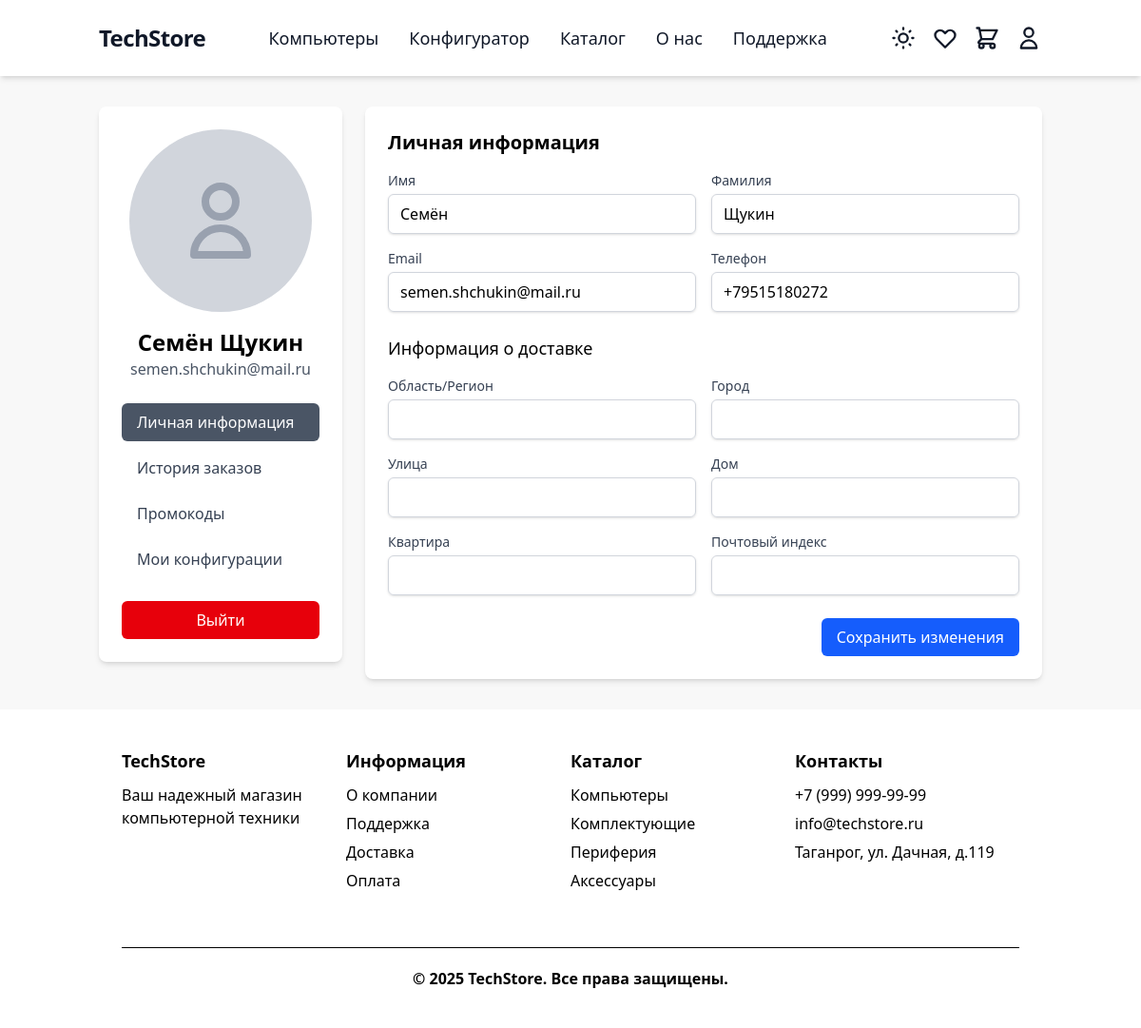
/users/profile/ (signed in), run on the app's committed database.
### users/models.py (models this page shows, shortened)
class CustomUser(AbstractUser):
    username = None
    email = models.EmailField(_('email address'), unique=True)
    first_name = models.CharField(_('first name'), max_length=150)
    last_name = models.CharField(_('last name'), max_length=150)
    phone = models.CharField(_('phone number'), max_length=20)
    delivery_region = models.CharField(_('region'), max_length=100, blank=True)
    delivery_city = models.CharField(_('city'), max_length=100, blank=True)
    delivery_street = models.CharField(_('street'), max_length=100, blank=True)
    delivery_house = models.CharField(_('house'), max_length=20, blank=True)
    delivery_apartment = models.CharField(_('apartment'), max_length=20, blank=True)
    delivery_postal_code = models.CharField(_('postal code'), max_length=20, blank=True)
    USERNAME_FIELD = 'email'
    REQUIRED_FIELDS = ['phone', 'first_name', 'last_name']
    objects = CustomUserManager()
    class Meta:
        verbose_name = _('user')
        verbose_name_plural = _('users')

### users/views.py (the view)
# urls.py: path('profile/', views.profile_view, name='profile'),
@login_required
def profile_view(request):
    if request.method == 'POST':
        form = UserUpdateForm(request.POST, instance=request.user)
        if form.is_valid():
            form.save()
            messages.success(request, 'Профиль обновлен!')
            return redirect('users:profile')
    else:
        form = UserUpdateForm(instance=request.user)
    return render(request, 'users/profile.html', {
        'form': form,
        'user': request.user
    })

### users/forms.py
class UserUpdateForm(forms.ModelForm):
    class Meta:
        model = User
        fields = ['email', 'first_name', 'last_name', 'phone',
                 'delivery_region', 'delivery_city', 'delivery_street',
                 'delivery_house', 'delivery_apartment', 'delivery_postal_code']
        labels = {
            'email': _('Email'),
            'first_name': _('Имя'),
            'last_name': _('Фамилия'),
            'phone': _('Телефон'),
            'delivery_region': _('Область/Регион'),
            'delivery_city': _('Город'),
            'delivery_street': _('Улица'),
            'delivery_house': _('Дом'),
            'delivery_apartment': _('Квартира'),
            'delivery_postal_code': _('Почтовый индекс')
        }

### users/templates/users/profile.html (shortened to what this page needs)
{% extends 'base.html' %}
{% block content %}
<div class="container mx-auto px-4 py-8">
    <div class="max-w-6xl mx-auto">
        <div class="flex flex-col md:flex-row gap-6">
            <div class="w-full md:w-64 flex-shrink-0">
                <div class="bg-white dark:bg-[#28303F] shadow-md rounded-lg p-6">
                    <div class="flex flex-col items-center mb-6">
                        <div class="w-48 h-48 rounded-full bg-gray-300 dark:bg-gray-600 flex items-center justify-center mb-4">
                            <svg xmlns="http://www.w3.org/2000/svg" class="h-24 w-24 text-gray-400" fill="none" viewBox="0 0 24 24" stroke="currentColor">
                                <path stroke-linecap="round" stroke-linejoin="round" stroke-width="2" d="M16 7a4 4 0 11-8 0 4 4 0 018 0zM12 14a7 7 0 00-7 7h14a7 7 0 00-7-7z" />
                            </svg>
                        </div>
                        <h2 class="text-2xl font-bold dark:text-white text-center">{{ user.first_name }} {{ user.last_name }}</h2>
                        <p class="text-gray-600 dark:text-gray-400 text-center">{{ user.email }}</p>
                    </div>
                    <nav class="space-y-2">
                        <button onclick="showSection('personal-info')" class="menu-item block w-full px-4 py-2 text-left rounded-md hover:bg-gray-100 dark:hover:bg-[#1E242E] text-gray-700 dark:text-gray-300" data-section="personal-info">
                            Личная информация
                        </button>
                        <button onclick="showSection('order-history')" class="menu-item block w-full px-4 py-2 text-left rounded-md hover:bg-gray-100 dark:hover:bg-[#1E242E] text-gray-700 dark:text-gray-300" data-section="order-history">
                            История заказов
                        </button>
                        <button onclick="showSection('promocodes')" class="menu-item block w-full px-4 py-2 text-left rounded-md hover:bg-gray-100 dark:hover:bg-[#1E242E] text-gray-700 dark:text-gray-300" data-section="promocodes">
                            Промокоды
                        </button>
                        <button onclick="showSection('configurations')" class="menu-item block w-full px-4 py-2 text-left rounded-md hover:bg-gray-100 dark:hover:bg-[#1E242E] text-gray-700 dark:text-gray-300" data-section="configurations">
                            Мои конфигурации
                        </button>
                    </nav>
                    <div class="mt-6">
                        <a href="{% url 'users:logout' %}" class="block w-full px-4 py-2 text-center bg-red-600 text-white rounded-md hover:bg-red-700 focus:outline-none focus:ring-2 focus:ring-offset-2 focus:ring-red-500">
                            Выйти
                        </a>
                    </div>
                </div>
            </div>
            <div class="flex-1">
                <div class="bg-white dark:bg-[#28303F] shadow-md rounded-lg p-6">
                    <div id="personal-info" class="section-content">
                        <h3 class="text-xl dark:text-white font-semibold mb-4">Личная информация</h3>
                        <form method="POST" class="space-y-6">
                            <div class="grid grid-cols-1 md:grid-cols-2 gap-4">
                                <div>
                                    <label class="block text-sm font-medium text-gray-700 dark:text-gray-300 mb-1">Имя</label>
                                    <input type="text" name="first_name" value="{{ user.first_name }}" class="w-full px-3 py-2 border border-gray-300 dark:border-gray-600 rounded-md shadow-sm focus:outline-none focus:ring-blue-500 focus:border-blue-500 dark:bg-[#1E242E] dark:text-white">
                                </div>
                                <div>
                                    <label class="block text-sm font-medium text-gray-700 dark:text-gray-300 mb-1">Фамилия</label>
                                    <input type="text" name="last_name" value="{{ user.last_name }}" class="w-full px-3 py-2 border border-gray-300 dark:border-gray-600 rounded-md shadow-sm focus:outline-none focus:ring-blue-500 focus:border-blue-500 dark:bg-[#1E242E] dark:text-white">
                                </div>
                                <div>
                                    <label class="block text-sm font-medium text-gray-700 dark:text-gray-300 mb-1">Email</label>
                                    <input type="email" name="email" value="{{ user.email }}" class="w-full px-3 py-2 border border-gray-300 dark:border-gray-600 rounded-md shadow-sm focus:outline-none focus:ring-blue-500 focus:border-blue-500 dark:bg-[#1E242E] dark:text-white">
                                </div>
                                <div>
                                    <label class="block text-sm font-medium text-gray-700 dark:text-gray-300 mb-1">Телефон</label>
                                    <input type="tel" name="phone" value="{{ user.phone }}" placeholder="+7 (___) ___-__-__" class="w-full px-3 py-2 border border-gray-300 dark:border-gray-600 rounded-md shadow-sm focus:outline-none focus:ring-blue-500 focus:border-blue-500 dark:bg-[#1E242E] dark:text-white">
                                </div>
                            </div>
                            <div class="mt-6">
                                <h4 class="text-lg dark:text-white font-medium mb-4">Информация о доставке</h4>
                                <div class="grid grid-cols-1 md:grid-cols-2 gap-4">
                                    <div>
                                        <label class="block text-sm font-medium text-gray-700 dark:text-gray-300 mb-1">Область/Регион</label>
                                        <input type="text" name="delivery_region" value="{{ user.delivery_region }}" class="w-full px-3 py-2 border border-gray-300 dark:border-gray-600 rounded-md shadow-sm focus:outline-none focus:ring-blue-500 focus:border-blue-500 dark:bg-[#1E242E] dark:text-white">
                                    </div>
                                    <div>
                                        <label class="block text-sm font-medium text-gray-700 dark:text-gray-300 mb-1">Город</label>
                                        <input type="text" name="delivery_city" value="{{ user.delivery_city }}" class="w-full px-3 py-2 border border-gray-300 dark:border-gray-600 rounded-md shadow-sm focus:outline-none focus:ring-blue-500 focus:border-blue-500 dark:bg-[#1E242E] dark:text-white">
                                    </div>
                                    <div>
                                        <label class="block text-sm font-medium text-gray-700 dark:text-gray-300 mb-1">Улица</label>
                                        <input type="text" name="delivery_street" value="{{ user.delivery_street }}" class="w-full px-3 py-2 border border-gray-300 dark:border-gray-600 rounded-md shadow-sm focus:outline-none focus:ring-blue-500 focus:border-blue-500 dark:bg-[#1E242E] dark:text-white">
                                    </div>
                                    <div>
                                        <label class="block text-sm font-medium text-gray-700 dark:text-gray-300 mb-1">Дом</label>
                                        <input type="text" name="delivery_house" value="{{ user.delivery_house }}" class="w-full px-3 py-2 border border-gray-300 dark:border-gray-600 rounded-md shadow-sm focus:outline-none focus:ring-blue-500 focus:border-blue-500 dark:bg-[#1E242E] dark:text-white">
                                    </div>
                                    <div>
                                        <label class="block text-sm font-medium text-gray-700 dark:text-gray-300 mb-1">Квартира</label>
                                        <input type="text" name="delivery_apartment" value="{{ user.delivery_apartment }}" class="w-full px-3 py-2 border border-gray-300 dark:border-gray-600 rounded-md shadow-sm focus:outline-none focus:ring-blue-500 focus:border-blue-500 dark:bg-[#1E242E] dark:text-white">
                                    </div>
                                    <div>
                                        <label class="block text-sm font-medium text-gray-700 dark:text-gray-300 mb-1">Почтовый индекс</label>
                                        <input type="text" name="delivery_postal_code" value="{{ user.delivery_postal_code }}" class="w-full px-3 py-2 border border-gray-300 dark:border-gray-600 rounded-md shadow-sm focus:outline-none focus:ring-blue-500 focus:border-blue-500 dark:bg-[#1E242E] dark:text-white">
                                    </div>
                                </div>
                            </div>
                            <div class="mt-6 flex justify-end">
                                <button type="submit" class="px-4 py-2 bg-blue-600 text-white rounded-md hover:bg-blue-700 focus:outline-none focus:ring-2 focus:ring-offset-2 focus:ring-blue-500">
                                    Сохранить изменения
                                </button>
                            </div>
                        </form>
                    </div>
                                    </div>
            </div>
        </div>
    </div>
</div>
{% endblock %}

### data on the page
CustomUser: first_name "Семён", last_name "Щукин", email "semen.shchukin@mail.ru", phone "+79515180272"
